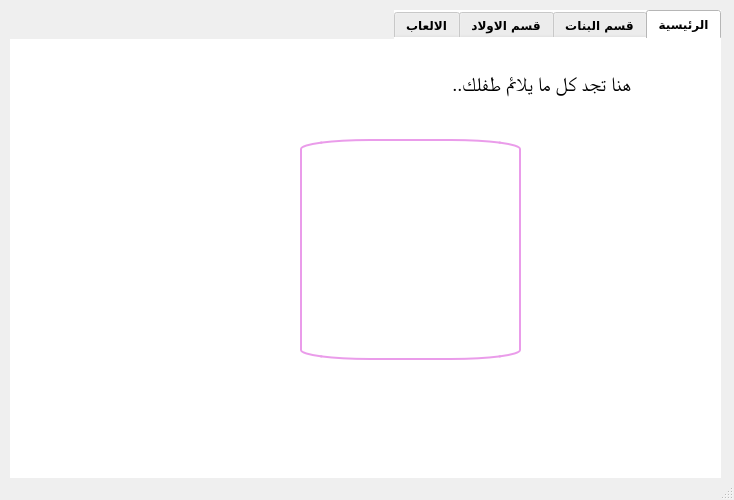
<?xml version="1.0" encoding="UTF-8"?>
<ui version="4.0">
 <class>MainWindow</class>
 <widget class="QMainWindow" name="MainWindow">
  <property name="geometry">
   <rect>
    <x>0</x>
    <y>0</y>
    <width>734</width>
    <height>500</height>
   </rect>
  </property>
  <property name="windowTitle">
   <string>MainWindow</string>
  </property>
  <widget class="QWidget" name="centralwidget">
   <widget class="QTabWidget" name="tabWidget">
    <property name="geometry">
     <rect>
      <x>10</x>
      <y>10</y>
      <width>711</width>
      <height>481</height>
     </rect>
    </property>
    <property name="font">
     <font>
      <family>Dubai</family>
      <pointsize>9</pointsize>
      <weight>75</weight>
      <italic>false</italic>
      <bold>true</bold>
     </font>
    </property>
    <property name="layoutDirection">
     <enum>Qt::RightToLeft</enum>
    </property>
    <property name="styleSheet">
     <string notr="true">background-image:url(:/newPrefix/photop/eb8f6f18988140975da8553d15a8d25c.jpg);

	font: 75 9pt &quot;Dubai&quot;;
    color: #000;
    background-color: #fff;
    background-clip: border;
    border-image: none;
    border: 0px transparent black;
    outline: 0;
   font: Bold;
   font-family: Dubai;
opacity: 200;
   






</string>
    </property>
    <property name="currentIndex">
     <number>0</number>
    </property>
    <widget class="QWidget" name="tab_9">
     <attribute name="title">
      <string>الرئيسية</string>
     </attribute>
     <widget class="QLabel" name="label_33">
      <property name="geometry">
       <rect>
        <x>290</x>
        <y>100</y>
        <width>221</width>
        <height>221</height>
       </rect>
      </property>
      <property name="font">
       <font>
        <family>Dubai</family>
        <pointsize>15</pointsize>
        <weight>75</weight>
        <italic>false</italic>
        <bold>true</bold>
       </font>
      </property>
      <property name="whatsThis">
       <string>&lt;html&gt;&lt;head/&gt;&lt;body&gt;&lt;p align=&quot;center&quot;&gt;&lt;span style=&quot; font-size:18pt; color:#ffffff;&quot;&gt;مرحبا بكم في عالم القهوة&lt;/span&gt;&lt;/p&gt;&lt;/body&gt;&lt;/html&gt;</string>
      </property>
      <property name="styleSheet">
       <string notr="true">background-image:url(:/newPrefix/photop/download (1).png);
point-size: 13;
color: #fff;
font: 15pt;
font: Bold;
border: 2px solid #ea9cea;
 border-radius: 70px 10px 520px 20px;</string>
      </property>
      <property name="text">
       <string/>
      </property>
      <property name="alignment">
       <set>Qt::AlignCenter</set>
      </property>
      <property name="wordWrap">
       <bool>false</bool>
      </property>
     </widget>
     <widget class="QLabel" name="label_34">
      <property name="geometry">
       <rect>
        <x>360</x>
        <y>20</y>
        <width>261</width>
        <height>51</height>
       </rect>
      </property>
      <property name="styleSheet">
       <string notr="true">font: 15pt;
font: Bold;
font: MS Serif;
background: none;</string>
      </property>
      <property name="text">
       <string>هنا تجد كل ما يلائم طفلك..</string>
      </property>
     </widget>
    </widget>
    <widget class="QWidget" name="tab_10">
     <attribute name="title">
      <string>قسم البنات</string>
     </attribute>
     <widget class="QGroupBox" name="groupBox_7">
      <property name="geometry">
       <rect>
        <x>20</x>
        <y>20</y>
        <width>441</width>
        <height>391</height>
       </rect>
      </property>
      <property name="styleSheet">
       <string notr="true">background:none;</string>
      </property>
      <property name="title">
       <string>ملابس البنات</string>
      </property>
      <widget class="QLabel" name="label_35">
       <property name="geometry">
        <rect>
         <x>10</x>
         <y>40</y>
         <width>181</width>
         <height>161</height>
        </rect>
       </property>
       <property name="layoutDirection">
        <enum>Qt::RightToLeft</enum>
       </property>
       <property name="styleSheet">
        <string notr="true">background-image:url(:/newPrefix/photop/052b9c901d45e33b659dbedb7ee243c0.jpg);</string>
       </property>
       <property name="text">
        <string/>
       </property>
       <property name="pixmap">
        <pixmap resource="image.qrc">:/newPrefix/photop/052b9c901d45e33b659dbedb7ee243c0.jpg</pixmap>
       </property>
       <property name="scaledContents">
        <bool>true</bool>
       </property>
      </widget>
      <widget class="QLabel" name="label_36">
       <property name="geometry">
        <rect>
         <x>200</x>
         <y>40</y>
         <width>201</width>
         <height>161</height>
        </rect>
       </property>
       <property name="layoutDirection">
        <enum>Qt::RightToLeft</enum>
       </property>
       <property name="styleSheet">
        <string notr="true">background-image:url(:/newPrefix/photop/8d9cbf600f8a5749e42c8761f31f71d0.jpg);
</string>
       </property>
       <property name="text">
        <string/>
       </property>
       <property name="pixmap">
        <pixmap resource="image.qrc">:/newPrefix/photop/8d9cbf600f8a5749e42c8761f31f71d0.jpg</pixmap>
       </property>
       <property name="scaledContents">
        <bool>true</bool>
       </property>
      </widget>
      <widget class="QLabel" name="label_37">
       <property name="geometry">
        <rect>
         <x>10</x>
         <y>220</y>
         <width>181</width>
         <height>161</height>
        </rect>
       </property>
       <property name="styleSheet">
        <string notr="true">background-image:url(:/newPrefix/photop/e6991ed632c4dbf81dc2467f7a77f65e.jpg);
</string>
       </property>
       <property name="text">
        <string/>
       </property>
       <property name="pixmap">
        <pixmap resource="image.qrc">:/newPrefix/photop/e6991ed632c4dbf81dc2467f7a77f65e.jpg</pixmap>
       </property>
       <property name="scaledContents">
        <bool>true</bool>
       </property>
      </widget>
      <widget class="QLabel" name="label_38">
       <property name="geometry">
        <rect>
         <x>200</x>
         <y>220</y>
         <width>201</width>
         <height>161</height>
        </rect>
       </property>
       <property name="styleSheet">
        <string notr="true">background-image:url(:/newPrefix/photop/b2a7dc5ca195f635ce66665b00ae33a0.jpg);</string>
       </property>
       <property name="text">
        <string/>
       </property>
       <property name="pixmap">
        <pixmap resource="image.qrc">:/newPrefix/photop/b2a7dc5ca195f635ce66665b00ae33a0.jpg</pixmap>
       </property>
       <property name="scaledContents">
        <bool>true</bool>
       </property>
      </widget>
     </widget>
     <widget class="QTextEdit" name="textEdit_9">
      <property name="geometry">
       <rect>
        <x>480</x>
        <y>80</y>
        <width>161</width>
        <height>31</height>
       </rect>
      </property>
      <property name="layoutDirection">
       <enum>Qt::RightToLeft</enum>
      </property>
      <property name="styleSheet">
       <string notr="true">background:none;
</string>
      </property>
      <property name="frameShape">
       <enum>QFrame::NoFrame</enum>
      </property>
      <property name="frameShadow">
       <enum>QFrame::Sunken</enum>
      </property>
      <property name="lineWrapMode">
       <enum>QTextEdit::WidgetWidth</enum>
      </property>
      <property name="readOnly">
       <bool>false</bool>
      </property>
      <property name="html">
       <string>&lt;!DOCTYPE HTML PUBLIC &quot;-//W3C//DTD HTML 4.0//EN&quot; &quot;http://www.w3.org/TR/REC-html40/strict.dtd&quot;&gt;
&lt;html&gt;&lt;head&gt;&lt;meta name=&quot;qrichtext&quot; content=&quot;1&quot; /&gt;&lt;style type=&quot;text/css&quot;&gt;
p, li { white-space: pre-wrap; }
&lt;/style&gt;&lt;/head&gt;&lt;body style=&quot; font-family:'Dubai'; font-size:9pt; font-weight:600; font-style:normal;&quot;&gt;
&lt;p align=&quot;right&quot; style=&quot;-qt-paragraph-type:empty; margin-top:0px; margin-bottom:0px; margin-left:0px; margin-right:0px; -qt-block-indent:0; text-indent:0px;&quot;&gt;&lt;br /&gt;&lt;/p&gt;&lt;/body&gt;&lt;/html&gt;</string>
      </property>
      <property name="overwriteMode">
       <bool>false</bool>
      </property>
      <property name="placeholderText">
       <string>الــعــمــر</string>
      </property>
     </widget>
     <widget class="QTextEdit" name="textEdit_10">
      <property name="geometry">
       <rect>
        <x>480</x>
        <y>140</y>
        <width>161</width>
        <height>31</height>
       </rect>
      </property>
      <property name="layoutDirection">
       <enum>Qt::RightToLeft</enum>
      </property>
      <property name="styleSheet">
       <string notr="true">background:none;
</string>
      </property>
      <property name="frameShape">
       <enum>QFrame::NoFrame</enum>
      </property>
      <property name="frameShadow">
       <enum>QFrame::Sunken</enum>
      </property>
      <property name="lineWrapMode">
       <enum>QTextEdit::WidgetWidth</enum>
      </property>
      <property name="readOnly">
       <bool>false</bool>
      </property>
      <property name="html">
       <string>&lt;!DOCTYPE HTML PUBLIC &quot;-//W3C//DTD HTML 4.0//EN&quot; &quot;http://www.w3.org/TR/REC-html40/strict.dtd&quot;&gt;
&lt;html&gt;&lt;head&gt;&lt;meta name=&quot;qrichtext&quot; content=&quot;1&quot; /&gt;&lt;style type=&quot;text/css&quot;&gt;
p, li { white-space: pre-wrap; }
&lt;/style&gt;&lt;/head&gt;&lt;body style=&quot; font-family:'Dubai'; font-size:9pt; font-weight:600; font-style:normal;&quot;&gt;
&lt;p align=&quot;right&quot; style=&quot;-qt-paragraph-type:empty; margin-top:0px; margin-bottom:0px; margin-left:0px; margin-right:0px; -qt-block-indent:0; text-indent:0px;&quot;&gt;&lt;br /&gt;&lt;/p&gt;&lt;/body&gt;&lt;/html&gt;</string>
      </property>
      <property name="overwriteMode">
       <bool>false</bool>
      </property>
      <property name="placeholderText">
       <string>الـقـيـاس</string>
      </property>
     </widget>
     <widget class="QPushButton" name="pushButton_5">
      <property name="geometry">
       <rect>
        <x>520</x>
        <y>200</y>
        <width>75</width>
        <height>41</height>
       </rect>
      </property>
      <property name="styleSheet">
       <string notr="true">font: 11pt;
color: #750000;
font: bold;</string>
      </property>
      <property name="text">
       <string>موافق</string>
      </property>
     </widget>
    </widget>
    <widget class="QWidget" name="tab_11">
     <attribute name="title">
      <string>قسم الاولاد</string>
     </attribute>
     <widget class="QGroupBox" name="groupBox_8">
      <property name="geometry">
       <rect>
        <x>20</x>
        <y>20</y>
        <width>421</width>
        <height>411</height>
       </rect>
      </property>
      <property name="styleSheet">
       <string notr="true">background:none;</string>
      </property>
      <property name="title">
       <string>ملابس الاولاد</string>
      </property>
      <widget class="QLabel" name="label_39">
       <property name="geometry">
        <rect>
         <x>20</x>
         <y>30</y>
         <width>171</width>
         <height>171</height>
        </rect>
       </property>
       <property name="styleSheet">
        <string notr="true">background-image:url(:/newPrefix/photop/0204b73676cea3cda6b1ba4362a805b7.jpg);</string>
       </property>
       <property name="text">
        <string/>
       </property>
       <property name="pixmap">
        <pixmap resource="image.qrc">:/newPrefix/photop/0204b73676cea3cda6b1ba4362a805b7.jpg</pixmap>
       </property>
       <property name="scaledContents">
        <bool>true</bool>
       </property>
      </widget>
      <widget class="QLabel" name="label_40">
       <property name="geometry">
        <rect>
         <x>220</x>
         <y>30</y>
         <width>181</width>
         <height>171</height>
        </rect>
       </property>
       <property name="styleSheet">
        <string notr="true">background-image:url(:/newPrefix/photop/af5318b5fb64d921a2d69969dd576e94.jpg);</string>
       </property>
       <property name="text">
        <string/>
       </property>
       <property name="pixmap">
        <pixmap resource="image.qrc">:/newPrefix/photop/8f2b4c2ea900323aec716ee886f7f066.jpg</pixmap>
       </property>
       <property name="scaledContents">
        <bool>true</bool>
       </property>
      </widget>
      <widget class="QLabel" name="label_41">
       <property name="geometry">
        <rect>
         <x>20</x>
         <y>222</y>
         <width>171</width>
         <height>161</height>
        </rect>
       </property>
       <property name="styleSheet">
        <string notr="true">background-image:url(:/newPrefix/photop/af5318b5fb64d921a2d69969dd576e94.jpg);</string>
       </property>
       <property name="text">
        <string/>
       </property>
       <property name="pixmap">
        <pixmap resource="image.qrc">:/newPrefix/photop/af5318b5fb64d921a2d69969dd576e94.jpg</pixmap>
       </property>
       <property name="scaledContents">
        <bool>true</bool>
       </property>
      </widget>
      <widget class="QLabel" name="label_42">
       <property name="geometry">
        <rect>
         <x>220</x>
         <y>220</y>
         <width>181</width>
         <height>161</height>
        </rect>
       </property>
       <property name="styleSheet">
        <string notr="true">background-image:url(:/newPrefix/photop/0506b06e45ffd601a3c78d71dc708813.jpg);</string>
       </property>
       <property name="text">
        <string/>
       </property>
       <property name="pixmap">
        <pixmap resource="image.qrc">:/newPrefix/photop/0506b06e45ffd601a3c78d71dc708813.jpg</pixmap>
       </property>
       <property name="scaledContents">
        <bool>true</bool>
       </property>
      </widget>
     </widget>
     <widget class="QTextEdit" name="textEdit_11">
      <property name="geometry">
       <rect>
        <x>470</x>
        <y>80</y>
        <width>161</width>
        <height>31</height>
       </rect>
      </property>
      <property name="layoutDirection">
       <enum>Qt::RightToLeft</enum>
      </property>
      <property name="styleSheet">
       <string notr="true">background:none;
</string>
      </property>
      <property name="frameShape">
       <enum>QFrame::NoFrame</enum>
      </property>
      <property name="frameShadow">
       <enum>QFrame::Sunken</enum>
      </property>
      <property name="lineWrapMode">
       <enum>QTextEdit::WidgetWidth</enum>
      </property>
      <property name="readOnly">
       <bool>false</bool>
      </property>
      <property name="html">
       <string>&lt;!DOCTYPE HTML PUBLIC &quot;-//W3C//DTD HTML 4.0//EN&quot; &quot;http://www.w3.org/TR/REC-html40/strict.dtd&quot;&gt;
&lt;html&gt;&lt;head&gt;&lt;meta name=&quot;qrichtext&quot; content=&quot;1&quot; /&gt;&lt;style type=&quot;text/css&quot;&gt;
p, li { white-space: pre-wrap; }
&lt;/style&gt;&lt;/head&gt;&lt;body style=&quot; font-family:'Dubai'; font-size:9pt; font-weight:600; font-style:normal;&quot;&gt;
&lt;p align=&quot;right&quot; style=&quot;-qt-paragraph-type:empty; margin-top:0px; margin-bottom:0px; margin-left:0px; margin-right:0px; -qt-block-indent:0; text-indent:0px;&quot;&gt;&lt;br /&gt;&lt;/p&gt;&lt;/body&gt;&lt;/html&gt;</string>
      </property>
      <property name="overwriteMode">
       <bool>false</bool>
      </property>
      <property name="placeholderText">
       <string>الــعــمــر</string>
      </property>
     </widget>
     <widget class="QTextEdit" name="textEdit_12">
      <property name="geometry">
       <rect>
        <x>470</x>
        <y>140</y>
        <width>161</width>
        <height>31</height>
       </rect>
      </property>
      <property name="layoutDirection">
       <enum>Qt::RightToLeft</enum>
      </property>
      <property name="styleSheet">
       <string notr="true">background:none;
</string>
      </property>
      <property name="frameShape">
       <enum>QFrame::NoFrame</enum>
      </property>
      <property name="frameShadow">
       <enum>QFrame::Sunken</enum>
      </property>
      <property name="lineWrapMode">
       <enum>QTextEdit::WidgetWidth</enum>
      </property>
      <property name="readOnly">
       <bool>false</bool>
      </property>
      <property name="html">
       <string>&lt;!DOCTYPE HTML PUBLIC &quot;-//W3C//DTD HTML 4.0//EN&quot; &quot;http://www.w3.org/TR/REC-html40/strict.dtd&quot;&gt;
&lt;html&gt;&lt;head&gt;&lt;meta name=&quot;qrichtext&quot; content=&quot;1&quot; /&gt;&lt;style type=&quot;text/css&quot;&gt;
p, li { white-space: pre-wrap; }
&lt;/style&gt;&lt;/head&gt;&lt;body style=&quot; font-family:'Dubai'; font-size:9pt; font-weight:600; font-style:normal;&quot;&gt;
&lt;p align=&quot;right&quot; style=&quot;-qt-paragraph-type:empty; margin-top:0px; margin-bottom:0px; margin-left:0px; margin-right:0px; -qt-block-indent:0; text-indent:0px;&quot;&gt;&lt;br /&gt;&lt;/p&gt;&lt;/body&gt;&lt;/html&gt;</string>
      </property>
      <property name="overwriteMode">
       <bool>false</bool>
      </property>
      <property name="placeholderText">
       <string>الـقـيـاس</string>
      </property>
     </widget>
     <widget class="QPushButton" name="pushButton_6">
      <property name="geometry">
       <rect>
        <x>510</x>
        <y>200</y>
        <width>75</width>
        <height>41</height>
       </rect>
      </property>
      <property name="styleSheet">
       <string notr="true">font: 11pt;
color: #750000;
font: bold;</string>
      </property>
      <property name="text">
       <string>موافق</string>
      </property>
     </widget>
    </widget>
    <widget class="QWidget" name="tab_12">
     <attribute name="title">
      <string>الالعاب</string>
     </attribute>
     <widget class="QGroupBox" name="groupBox_9">
      <property name="geometry">
       <rect>
        <x>30</x>
        <y>10</y>
        <width>641</width>
        <height>411</height>
       </rect>
      </property>
      <property name="styleSheet">
       <string notr="true">background:none;</string>
      </property>
      <property name="title">
       <string>العاب</string>
      </property>
      <widget class="QLabel" name="label_43">
       <property name="geometry">
        <rect>
         <x>490</x>
         <y>30</y>
         <width>131</width>
         <height>121</height>
        </rect>
       </property>
       <property name="styleSheet">
        <string notr="true">background-image:url(:/newPrefix/photop/SunvenoRockingDinosaurwithWheels_2_360x.jpg);</string>
       </property>
       <property name="text">
        <string/>
       </property>
       <property name="pixmap">
        <pixmap resource="image.qrc">:/newPrefix/photop/SunvenoRockingDinosaurwithWheels_2_360x.jpg</pixmap>
       </property>
       <property name="scaledContents">
        <bool>true</bool>
       </property>
      </widget>
      <widget class="QLabel" name="label_44">
       <property name="geometry">
        <rect>
         <x>340</x>
         <y>30</y>
         <width>131</width>
         <height>121</height>
        </rect>
       </property>
       <property name="styleSheet">
        <string notr="true">background-image:url(:/newPrefix/photop/357256fdd033776a3310589392ad788d.jpg)</string>
       </property>
       <property name="text">
        <string/>
       </property>
       <property name="pixmap">
        <pixmap resource="image.qrc">:/newPrefix/photop/357256fdd033776a3310589392ad788d.jpg</pixmap>
       </property>
       <property name="scaledContents">
        <bool>true</bool>
       </property>
      </widget>
      <widget class="QLabel" name="label_45">
       <property name="geometry">
        <rect>
         <x>180</x>
         <y>30</y>
         <width>141</width>
         <height>121</height>
        </rect>
       </property>
       <property name="styleSheet">
        <string notr="true">background-image:url(:/newPrefix/photop/20565b94500e4e484e742f9b279e78a0.jpg);</string>
       </property>
       <property name="text">
        <string/>
       </property>
       <property name="pixmap">
        <pixmap resource="image.qrc">:/newPrefix/photop/20565b94500e4e484e742f9b279e78a0.jpg</pixmap>
       </property>
       <property name="scaledContents">
        <bool>true</bool>
       </property>
      </widget>
      <widget class="QLabel" name="label_46">
       <property name="geometry">
        <rect>
         <x>430</x>
         <y>190</y>
         <width>161</width>
         <height>151</height>
        </rect>
       </property>
       <property name="styleSheet">
        <string notr="true">background-image:url(:/newPrefix/photop/cb8fe639a69b4cb2f6a0fcd703ecd697.jpg);</string>
       </property>
       <property name="text">
        <string/>
       </property>
       <property name="pixmap">
        <pixmap resource="image.qrc">:/newPrefix/photop/cb8fe639a69b4cb2f6a0fcd703ecd697.jpg</pixmap>
       </property>
       <property name="scaledContents">
        <bool>true</bool>
       </property>
      </widget>
      <widget class="QLabel" name="label_47">
       <property name="geometry">
        <rect>
         <x>250</x>
         <y>190</y>
         <width>161</width>
         <height>151</height>
        </rect>
       </property>
       <property name="styleSheet">
        <string notr="true">background-image:url(:/newPrefix/photop/SunvenoBasketballFootballSoccerandGolfSet_9_360x.jpg);</string>
       </property>
       <property name="text">
        <string/>
       </property>
       <property name="pixmap">
        <pixmap resource="image.qrc">:/newPrefix/photop/SunvenoBasketballFootballSoccerandGolfSet_9_360x.jpg</pixmap>
       </property>
       <property name="scaledContents">
        <bool>true</bool>
       </property>
      </widget>
      <widget class="QLabel" name="label_48">
       <property name="geometry">
        <rect>
         <x>60</x>
         <y>190</y>
         <width>171</width>
         <height>151</height>
        </rect>
       </property>
       <property name="styleSheet">
        <string notr="true">background-image:url(:/newPrefix/photop/b75efe91a0d2a9af4cee7577e992464d.jpg);</string>
       </property>
       <property name="text">
        <string/>
       </property>
       <property name="pixmap">
        <pixmap resource="image.qrc">:/newPrefix/photop/b75efe91a0d2a9af4cee7577e992464d.jpg</pixmap>
       </property>
       <property name="scaledContents">
        <bool>true</bool>
       </property>
      </widget>
      <widget class="QLabel" name="label_49">
       <property name="geometry">
        <rect>
         <x>20</x>
         <y>30</y>
         <width>141</width>
         <height>121</height>
        </rect>
       </property>
       <property name="styleSheet">
        <string notr="true">background-image:url(:/newPrefix/photop/51DNmPdYNzL_1024x1024_900d4108-e726-41e8-ac3c-08b00c64dd75_360x.jpg);</string>
       </property>
       <property name="text">
        <string/>
       </property>
       <property name="pixmap">
        <pixmap resource="image.qrc">:/newPrefix/photop/51DNmPdYNzL_1024x1024_900d4108-e726-41e8-ac3c-08b00c64dd75_360x.jpg</pixmap>
       </property>
       <property name="scaledContents">
        <bool>true</bool>
       </property>
      </widget>
     </widget>
    </widget>
   </widget>
  </widget>
  <widget class="QMenuBar" name="menubar">
   <property name="geometry">
    <rect>
     <x>0</x>
     <y>0</y>
     <width>734</width>
     <height>21</height>
    </rect>
   </property>
  </widget>
  <widget class="QStatusBar" name="statusbar"/>
 </widget>
 <resources>
  <include location="image.qrc"/>
 </resources>
 <connections/>
</ui>
